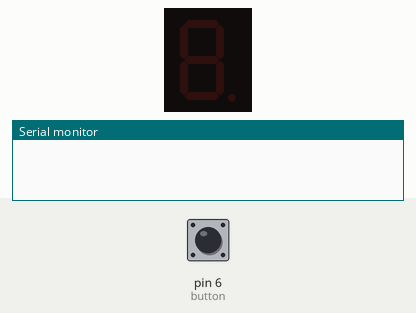
Recording of a sketch running on a simulated Arduino Uno, built with avr-gcc and run on an emulated ATmega328P. Parts: 1-digit seven-segment display, the last lines printed to the serial monitor. Wiring (inferred from the names in the program): 1-digit 7-segment display, segments lit when HIGH: segments pin 11, pin 10, pin 7, pin 8, pin 9, pin 12, pin 13. The inputs (shaded band) are chosen by the test bench; at power-on: pin 6 (button) LOW. The segment pins are drawn as the display they are named for.

Above: at 2.8 s.
2.9 s: pin 6 (button) pulled HIGH for 3.2 s
At 8.1 s:
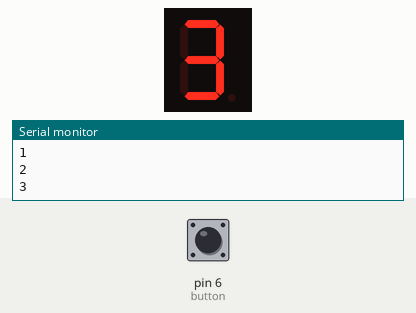
8.5 s: pin 6 (button) pulled HIGH for 1.2 s
At 10.4 s:
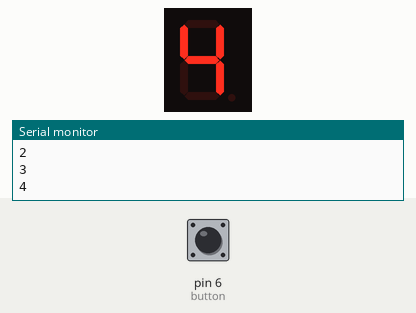
11.5 s: pin 6 (button) pulled HIGH for 1.2 s
At 13.9 s:
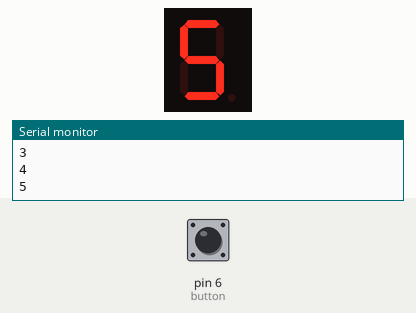
14.5 s: pin 6 (button) pulled HIGH for 1.2 s
At 17.2 s:
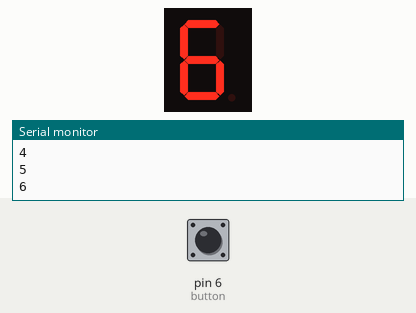
17.5 s: pin 6 (button) pulled HIGH for 1.2 s
At 19.7 s:
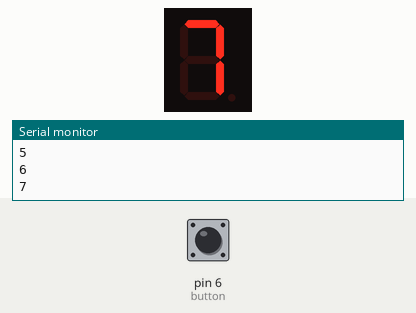
20.5 s: pin 6 (button) pulled HIGH for 3.2 s
At 23.9 s:
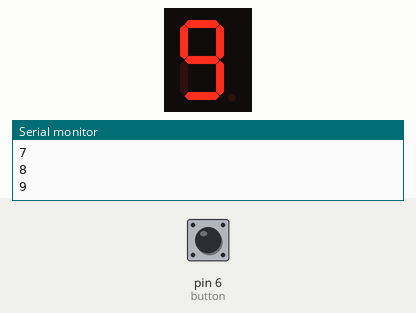
Timing chart, 0 to 25.4 s (numbered marks = the images above; inputs shaded):
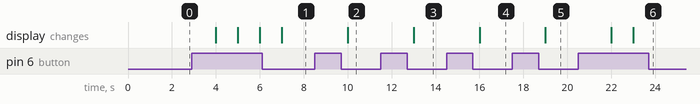

The sketch:

Button_7Segment.ino
```cpp
int A = 13;
int B = 12;
int C = 11;
int D = 10;
int E = 9;
int F = 8;
int G = 7;
int button = 6;
int counter = -1;


void setup()
{
  int pins[] = {A, B, C, D, E, F, G};
  for (int i = 0; i < 7; i++) {
    pinMode(pins[i], OUTPUT);
  }
  pinMode(button, INPUT);
  Serial.begin(9600);
}

void zero() {

  int arrayH[] = {B, C, D, E, F, G};

  for (int i = 0; i < 6; i ++) {
    digitalWrite(arrayH[i], HIGH);
  }

  digitalWrite(A, LOW);
}

void one() {

  int arrayH[] = {D, G};
  int arrayL[] = {A, B, C, E, F};

  for (int i = 0; i < 2; i ++) {
    digitalWrite(arrayH[i], HIGH);
  }

  for (int i = 0; i < 5; i ++) {
    digitalWrite(arrayL[i], LOW);
  }
}

void two() {

  int arrayH[] = {A, C, D, E, F};
  int arrayL[] = {B, G};

  for (int i = 0; i < 5; i ++) {
    digitalWrite(arrayH[i], HIGH);
  }

  for (int i = 0; i < 2; i ++) {
    digitalWrite(arrayL[i], LOW);
  }
}

void three() {

  int arrayH[] = {A, C, D, F, G};
  int arrayL[] = {B, E};

  for (int i = 0; i < 5; i ++) {
    digitalWrite(arrayH[i], HIGH);
  }

  for (int i = 0; i < 2; i ++) {
    digitalWrite(arrayL[i], LOW);
  }
}

void four() {

  int arrayH[] = {A, B, C, D, G};
  int arrayL[] = {C, E, F};

  for (int i = 0; i < 4; i ++) {
    digitalWrite(arrayH[i], HIGH);
  }

  for (int i = 0; i < 3; i ++) {
    digitalWrite(arrayL[i], LOW);
  }
}

void five() {

  int arrayH[] = {A, B, C, F, G};
  int arrayL[] = {D, E};

  for (int i = 0; i < 5; i ++) {
    digitalWrite(arrayH[i], HIGH);
  }

  for (int i = 0; i < 2; i ++) {
    digitalWrite(arrayL[i], LOW);
  }
}

void six() {

  int arrayH[] = {A, B, C, E, F, G};

  for (int i = 0; i < 6; i ++) {
    digitalWrite(arrayH[i], HIGH);
  }

  digitalWrite(D, LOW);
}

void seven() {

  int arrayH[] = {C, D, G};
  int arrayL[] = {A, B, E, F};

  for (int i = 0; i < 3; i ++) {
    digitalWrite(arrayH[i], HIGH);
  }

  for (int i = 0; i < 4; i ++) {
    digitalWrite(arrayL[i], LOW);
  }
}

void eight() {


  int arrayH[] = {A, B, C, D, E, F, G};
  for (int i = 0; i < 7; i ++) {
    digitalWrite(arrayH[i], HIGH);
  }
}

void nine() {

  int arrayH[] = {A, B, C, D, F, G};

  for (int i = 0; i < 6; i ++) {
    digitalWrite(arrayH[i], HIGH);
  }

  digitalWrite(E, LOW);
}

void loop()
{
  int Bread = digitalRead(button);
  delay(1000);
  if ( Bread == HIGH) {
    counter++;
    Serial.println(counter);

    if ( counter == 0) {
      zero();
    }
    else if ( counter == 1) {
      one();
    }
    else if ( counter == 2) {
      two();
    }
    else if ( counter == 3) {
      three();
    }
    else if ( counter == 4) {
      four();
    }
    else if ( counter == 5) {
      five();
    }
    else if ( counter == 6) {
      six();
    }
    else if ( counter == 7) {
      seven();
    }
    else if ( counter == 8) {
      eight();
    }
    else if ( counter == 9) {
      nine();
    }
    else {
      counter = -1;
    }
  }
}
```

Measured:
- after the input at 2.9 s, the display: first changes after 1.1 s (image 1 shows a later state)
- after the input at 8.5 s, the display: changes after 1.5 s (image 2)
- after the input at 11.5 s, the display: changes after 1.5 s (image 3)
- after the input at 14.5 s, the display: changes after 1.5 s (image 4)
- after the input at 17.5 s, the display: changes after 1.5 s (image 5)
- after the input at 20.5 s, the display: first changes after 1.5 s (image 6 shows a later state)
